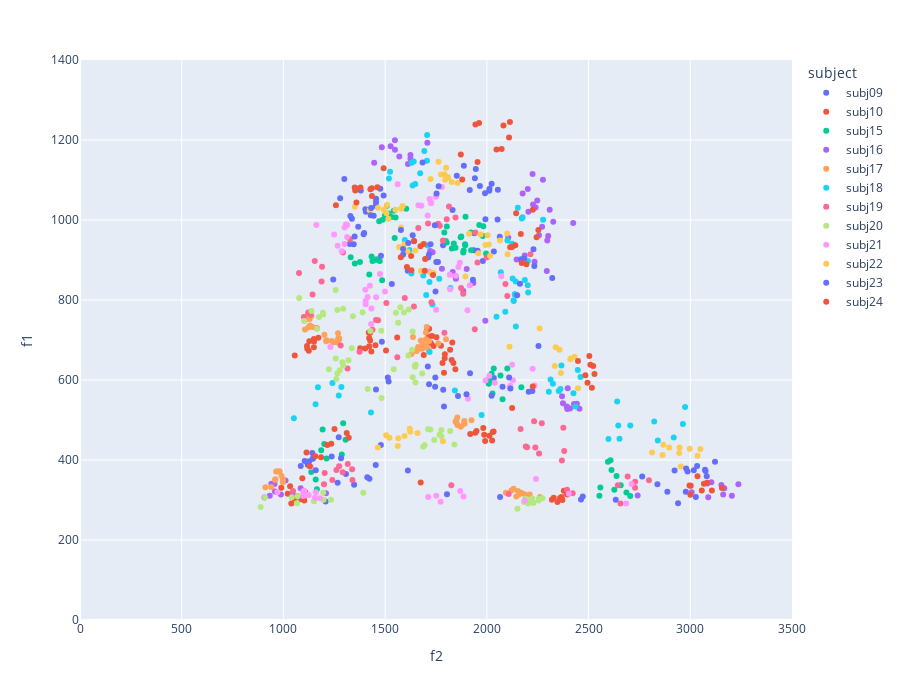

The code cell stored with this chart in its notebook:
### Code cell
# Plot vowel space by subject
fig = px.scatter(df,
                 x = "f2", 
                 y = "f1", 
                 color = "subject",
                range_x = [0, 3500],
                range_y = [0, 1400],
                height = 700)
fig.show()
fig.write_html("vowel_spaces_by_subject.html")
